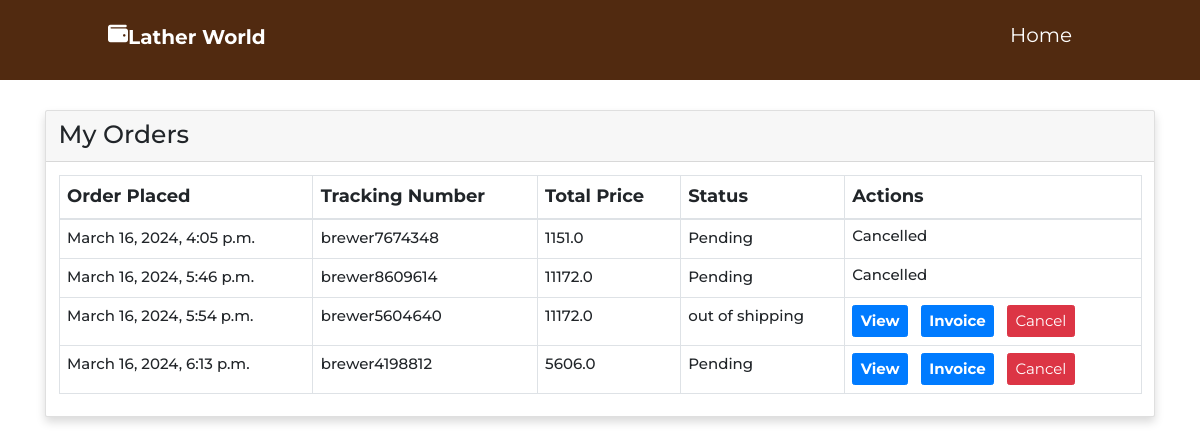
Page /my-orders (signed in) on the earlier database version.
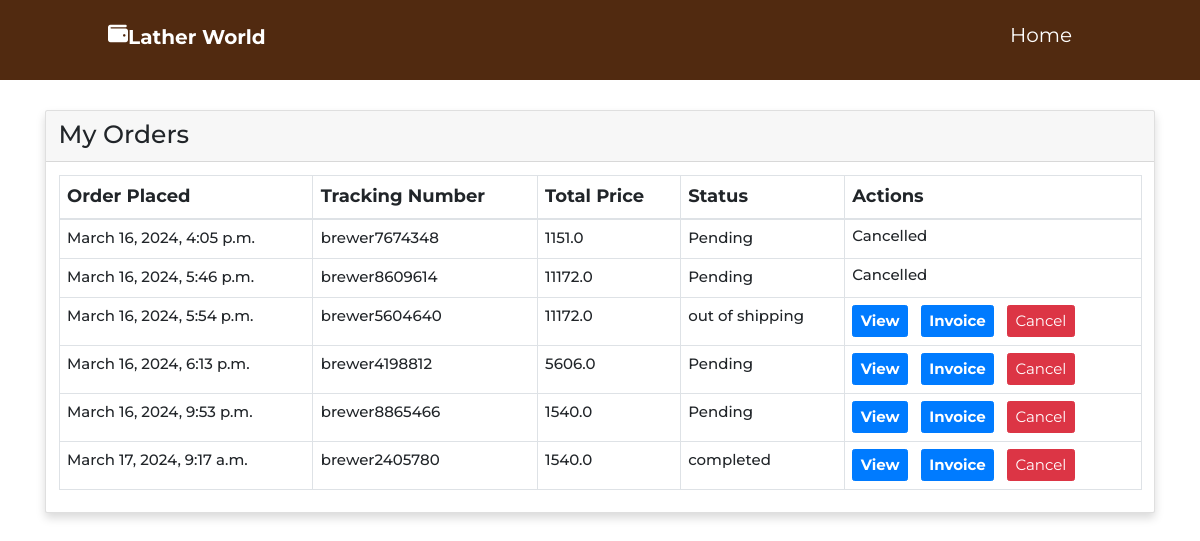
Same page on the later database version.
### Brewer_Cafe_And_Restro/models.py (models this page shows, shortened)
class Order(models.Model):
    idorder = models.AutoField(primary_key=True)
    orderfname = models.CharField(max_length=150,null=True)
    orderlname = models.CharField(max_length=150,null=True)
    orderemail = models.CharField(max_length=150,null=True)
    ordermobile = models.CharField(max_length=150,null=True)
    order_date = models.DateField(auto_now_add=True)
    cancel_order_date = models.DateTimeField(null=True)
    order_delivery_date = models.DateTimeField(auto_now_add=True)
    order_delivery_address = models.TextField(null=False)
    city = models.CharField(max_length=150,null=False)
    total_amount = models.FloatField(null=False)
    order_payment_method = models.CharField(max_length=150,null=False)
    payment_id = models.CharField(max_length=250,null=True)
    status = (
        ('Pending','Pending'),
        ('Out for shipping','Out for shipping'),
        ('Completed','Completed'),
    )
    order_status = models.CharField(max_length=150,choices=status,default='Pending')
    message = models.TextField(null=True)
    tracking_no = models.CharField(max_length=150,null=True)
    is_cancel_order = models.IntegerField(default=0)
    area_pincode = models.ForeignKey(Area,on_delete=models.SET_NULL,null=True, db_column='area_pincode')
    user_iduser = models.ForeignKey(User, on_delete=models.SET_NULL,null=True, db_column='user_iduser')
    created_at = models.DateTimeField(null=True)
    class Meta:
        managed = True
        db_table = 'order'

### Brewer_Cafe_And_Restro/views.py (the view)
# urls.py: path('my-orders',views.orderpage,name='my-orders'),
def orderpage(request):
    u1 = User.objects.get(user_name=request.session['user_name'])
    userId = u1.iduser
    orders = Order.objects.filter(user_iduser=userId)
    context = {'userOrderData':orders}
    return render(request,'user_order.html',context)

### templates/user_order.html (shortened to what this page needs)
<!DOCTYPE html>
<html lang="en">
<head>
    {% load static %}
    <link rel="stylesheet" href="https://cdnjs.cloudflare.com/ajax/libs/font-awesome/6.2.1/css/all.min.css">
    <link rel="stylesheet" href="https://cdnjs.cloudflare.com/ajax/libs/bootstrap/4.6.1/css/bootstrap.min.css">
    <link rel="stylesheet" href="https://unicons.iconscout.com/release/v4.0.0/css/line.css">
    <link rel="stylesheet" href="{% static '/css/user_order.css' %}">
    <link rel="stylesheet" href="{% static '/css/alertify.min.css' %}">
</head>
<body>
<header class="header fixed-top">
    <div class="container">
        <div class="row align-items-center">
            <a href="#" class="logo mr-auto"><i class="fas fa-wallet" style="
                position: relative;top: -3px;"></i>Lather World</a>
            <nav class="nav">
                <ul>
                <li><a href="{% url 'home' %}">Home</a></li>
                </ul>
            </nav>
        </div>
    </div>
</header>
<div class="container my-5">
    <div class="row">
        <div class="col-md-12">
            <div class="card shadow">
                <div class="card-header">
                    <h1>My Orders</h1>
                </div>
                <div class="card-body card-data">
                    {% if userOrderData %}
                    <table class="table table-bordered">
                        <thead>
                            <tr>
                                <th style="font-weight: bolder; font-size: 1.8rem;">Order Placed</th>
                                <th style="font-weight: bolder; font-size: 1.8rem;">Tracking Number</th>
                                <th style="font-weight: bolder; font-size: 1.8rem;">Total Price</th>
                                <th style="font-weight: bolder; font-size: 1.8rem;">Status</th>
                                <th style="font-weight: bolder; font-size: 1.8rem;">Actions</th>
                            </tr>
                        </thead>
                        <tbody>
                            {% for item in userOrderData %}
                            <tr class="product_data">
                                <td style="font-weight: 500; font-size: 1.5rem;">{{item.created_at}}</td>
                                <td style="font-weight: 500; font-size: 1.5rem;">{{item.tracking_no}}</td>
                                <td style="font-weight: 500; font-size: 1.5rem;">{{item.total_amount}}</td>
                                <td style="font-weight: 500; font-size: 1.5rem;">{{item.order_status}}</td>
                                <td>
                                    {% if item.is_cancel_order == 0%}
                                    <a href="{% url 'orderview' item.tracking_no %}" class="btn btn-primary mr-3" style="font-weight: bolder; font-size: 1.5rem;">View</a>
                                    <a href="{% url 'orderInvoice' item.tracking_no %}" class="btn btn-primary mr-3" style="font-weight: bolder; font-size: 1.5rem;">Invoice</a>
                                    <button class="btn btn-danger delete-order" style="font-size: 1.5rem;">Cancel</button>
                                    {% else %}
                                    <h4>Cancelled</h4>
                                    {% endif %}
                                </td>
                            </tr>
                            {% endfor %}
                        </tbody>
                        {% else %}
                        <h3>No Order Placed.!</h3>
                    </table>
                    {% endif %}
                </div>
            </div>
        </div>
    </div>
</div>
</body>
</html>

### static/css/user_order.css (style rules this page uses)
* { font-family: "Montserrat", sans-serif; margin: 0; padding: 0; box-sizing: border-box; outline: none; text-decoration: none !important; transition: all 0.2s linear; }
html { font-size: 62.5%; overflow-x: hidden; scroll-behavior: smooth; scroll-padding-top: 6rem; }
.header { position: -webkit-sticky; position: sticky; top: 0; left: 0; right: 0; z-index: 1000; background: #512a10; display: flex; align-items: center; justify-content: space-between; padding: 0 9%; }
.header .logo { font-size: 20px; color: #fff; font-weight: bolder; position: relative; top: -3px; }
.header .nav ul { list-style: none; }
.header .nav ul li { position: relative; float: left; }
.header .nav ul li a { font-size: 20px; padding: 20px; color: #fff; display: block; }

Differences in the rows shown:
added Order: created_at "March 16, 2024, 9:53 p.m.", tracking_no "brewer8865466", total_amount "1540.0", order_status "Pending", is_cancel_order "View"
added Order: created_at "March 17, 2024, 9:17 a.m.", tracking_no "brewer2405780", total_amount "1540.0", order_status "completed", is_cancel_order "View"
